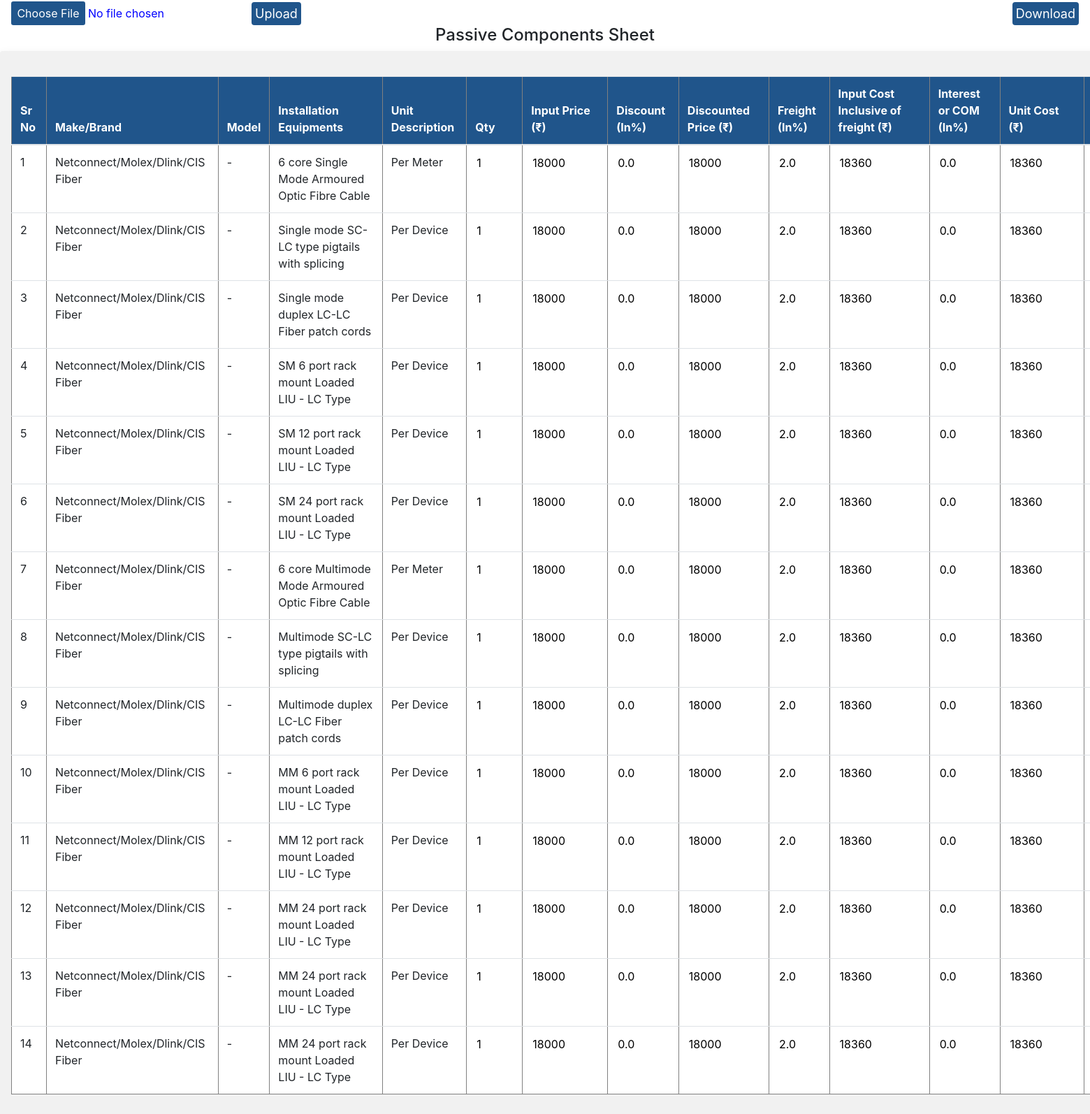
The app's page /admins/hardwarepassive/ with its own data.
### Admin1/models.py (models this page shows)
class HardWarePassive(models.Model):
    sr_no=models.AutoField(primary_key=True)
    MakeBrand=models.CharField(max_length=500)
    Model=models.CharField(max_length=500)
    InstallationEquipments=models.CharField(max_length=500)
    UnitDescription=models.CharField(max_length=500)
    Qty=models.IntegerField()
    InputPrice =models.IntegerField()
    Discount=models.IntegerField()
    DiscountedPrice=models.IntegerField()
    Freight=models.IntegerField()
    InputCostInclusiveoffreight=models.IntegerField()
    InterestCOM=models.IntegerField()
    UnitCost=models.IntegerField()
    InwardTax=models.IntegerField()
    UnitCostInclusiveofRisk=models.IntegerField()
    ContigencyPercentage=models.IntegerField()
    UnitCostInclusiveofContigency=models.IntegerField()
    Margin=models.IntegerField()
    Unit_Price=models.IntegerField()
    WarrantyCharges=models.IntegerField()
    UnitPrice=models.IntegerField()
    InsuranceCharges =models.IntegerField()
    ListPricewithoutRoundup =models.IntegerField()
    ListPricewithRoundedup =models.IntegerField()

class InputConfiguration(models.Model):
    sr_no=models.AutoField(primary_key=True)
    desc=models.CharField(max_length=500)
    ft_hardware=models.FloatField()
    active=models.FloatField()
    passive=models.FloatField()
    ddcsensor=models.FloatField()
    thirdparty=models.FloatField()
    cabpiptray=models.FloatField()
    ft_hardware1=models.FloatField()
    active1=models.FloatField()
    passive1=models.FloatField()
    ddcsensor1=models.FloatField()
    thirdparty1=models.FloatField()
    cabpiptray1=models.FloatField()
    ftmandayeffort=models.FloatField()
    othersmicffort=models.FloatField()
    ft2=models.FloatField()
    ft3=models.FloatField()
    ft4=models.FloatField()

### Admin1/views.py (the view)
# urls.py: path('hardwarepassive/',views.hardwarepassive,name='hardwarepassive'),
def hardwarepassive(request):
	entries=HardWarePassive.objects.all()
	context=fetchdata()
	context['entries']=entries
	return render(request,'Admin1/hardwarepassive.html',context)

### Admin1/views.py (called while the page is built)
def fetchdata():
	context={}
	InputConfigurations=InputConfiguration.objects.all()
	for i in range(len(InputConfigurations)):
		context[f"InputConfigurations{i+1}"]=InputConfigurations[i]
	return context

### templates/Admin1/hardwarepassive.html (shortened to what this page needs)
<!DOCTYPE html>
<html lang="en">
<head>
    <link rel="stylesheet" href="https://cdn.jsdelivr.net/npm/bootstrap@4.1.3/dist/css/bootstrap.min.css"
>
</head>
<div>
<div style="display:flex;align-items:flex-end" >
            <form  action="/admins/hardwarepassiveimport/" style="display:flex;align-items:flex-end" class="mx-3"  method="post" enctype="multipart/form-data">{% csrf_token %}
                <div style="display:inline-block"><input type="file" style="color: blue;" accept=".xls" required name="bookfile" id=""></div>
                <button type="submit" class="btn">Upload</button>
        </form>
        <a style="margin-left:auto ;" class="btnss" href="{% url 'export_hardwarepassive' %}">
            <button class="btn mx-3"> Download</button>
        </a>
    </div>
    <h4 style="text-align: center;">Passive Components Sheet</h4>
    <div style="width:3000px;background-color: rgb(241, 241, 241);" class="shadow p-3 mb-5 rounded">
        <form class="my-1">
            <table class="table">
                <table class="table" border='1'>
                <thead>
                    <tr style="background-color:#20558B;color:white">
                        <th>Sr No</th>
                        <th>Make/Brand</th>
                        <th>Model</th>
                        <th>Installation Equipments</th>
                        <th>Unit Description</th>
                        <th>Qty</th>
                        <th>Input Price (₹)</th>
                        <th>Discount (In%)</th>
                        <th>Discounted Price (₹)</th>
                        <th>Freight (In%)</th>
                        <th>Input Cost Inclusive of freight (₹)</th>
                        <th>Interest or COM (In%)</th>
                        <th>Unit Cost (₹)</th>
                        <th>Inward Tax (In%)</th>
                    </tr>
                </thead>
                <tbody>
                    {% for entry in entries %}
                    <tr style="background-color:white">
                        <td>{{entry.sr_no}}</td>
                        <td>{{entry.MakeBrand}}</td>
                        <td>{{entry.Model}}</td>
                        <td>{{entry.InstallationEquipments}}</td>
                        <td>{{entry.UnitDescription}}</td>
                        <th><input onchange="abcd(event)" class="{{entry.sr_no}}" id="{{entry.sr_no}}Qty" style="width: 55px;border:none" value="{{entry.Qty}}"
                                    type="number"></th>
                        <th><input onchange="efgh(event)" class="{{entry.sr_no}}" id="{{entry.sr_no}}InputPrice" style="width: 95px;border:none"  value="{{entry.InputPrice}}"
                                    type="number"></th>
                        <th><input  id="{{entry.sr_no}}Discount" style="width: 55px;border:none" readonly="true" value="{{InputConfigurations1.passive}}"
                                    type="number"></th>
                        <th><input  id="{{entry.sr_no}}DiscountedPrice" style="width: 95px;border:none" readonly="true" value="{{entry.DiscountedPrice}}"
                                    type="number"></th>
                        <th><input  id="{{entry.sr_no}}Freight" style="width: 55px;border:none" readonly="true" value="{{InputConfigurations2.passive}}"
                                    type="number"></th>
                        <th><input  id="{{entry.sr_no}}InputCostInclusiveoffreight" style="width: 95px;border:none" readonly="true" value="{{entry.InputCostInclusiveoffreight}}"
                                    type="number"></th>
                        <th><input  id="{{entry.sr_no}}InterestCOM" style="width: 55px;border:none" readonly="true" value="{{InputConfigurations3.passive}}"
                                    type="number"></th>
                        <th><input  id="{{entry.sr_no}}UnitCost" style="width: 95px;border:none" readonly="true" value="{{entry.UnitCost}}"
                                    type="number"></th>
                        <th><input  id="{{entry.sr_no}}InwardTax" style="width: 55px;border:none" readonly="true" value="{{InputConfigurations4.passive}}"
                                    type="number"></th>
                    </tr>
                    {% endfor %}
                </tbody>
            </table>
        </form>
    </div>
</body>
</html>

### templates/Admin1/hardwarepassive.html (style rules this page uses)
.btn { background-color: #20558B; border: none; color: white; padding: 3px 5px; cursor: pointer; font-size: 18px; }

### records on screen
HardWarePassive: sr_no "1", MakeBrand "Netconnect/Molex/Dlink/CIS Fiber", Model "-", InstallationEquipments "6 core Single Mode Armoured Optic Fibre Cable", UnitDescription "Per Meter", InputPrice "18000", DiscountedPrice "18000", InputCostInclusiveoffreight "18360", UnitCost "18360"
InputConfiguration: passive "0.0"
InputConfiguration: passive "2.0"
InputConfiguration: passive "0.0"
HardWarePassive: sr_no "2", MakeBrand "Netconnect/Molex/Dlink/CIS Fiber", Model "-", InstallationEquipments "Single mode SC-LC type pigtails with splicing", UnitDescription "Per Device", Qty "1", InputPrice "18000", DiscountedPrice "18000", InputCostInclusiveoffreight "18360", UnitCost "18360"
HardWarePassive: sr_no "3", MakeBrand "Netconnect/Molex/Dlink/CIS Fiber", Model "-", InstallationEquipments "Single mode duplex LC-LC Fiber patch cords", UnitDescription "Per Device", Qty "1", InputPrice "18000", DiscountedPrice "18000", InputCostInclusiveoffreight "18360", UnitCost "18360"
HardWarePassive: sr_no "4", MakeBrand "Netconnect/Molex/Dlink/CIS Fiber", Model "-", InstallationEquipments "SM 6 port rack mount Loaded LIU - LC Type", UnitDescription "Per Device", Qty "1", InputPrice "18000", DiscountedPrice "18000", InputCostInclusiveoffreight "18360", UnitCost "18360"
HardWarePassive: sr_no "5", MakeBrand "Netconnect/Molex/Dlink/CIS Fiber", Model "-", InstallationEquipments "SM 12 port rack mount Loaded LIU - LC Type", UnitDescription "Per Device", Qty "1", InputPrice "18000", DiscountedPrice "18000", InputCostInclusiveoffreight "18360", UnitCost "18360"
HardWarePassive: sr_no "6", MakeBrand "Netconnect/Molex/Dlink/CIS Fiber", Model "-", InstallationEquipments "SM 24 port rack mount Loaded LIU - LC Type", UnitDescription "Per Device", Qty "1", InputPrice "18000", DiscountedPrice "18000", InputCostInclusiveoffreight "18360", UnitCost "18360"
HardWarePassive: sr_no "7", MakeBrand "Netconnect/Molex/Dlink/CIS Fiber", Model "-", InstallationEquipments "6 core Multimode Mode Armoured Optic Fibre Cable", UnitDescription "Per Meter", Qty "1", InputPrice "18000", DiscountedPrice "18000", InputCostInclusiveoffreight "18360", UnitCost "18360"
HardWarePassive: sr_no "8", MakeBrand "Netconnect/Molex/Dlink/CIS Fiber", Model "-", InstallationEquipments "Multimode SC-LC type pigtails with splicing", UnitDescription "Per Device", Qty "1", InputPrice "18000", DiscountedPrice "18000", InputCostInclusiveoffreight "18360", UnitCost "18360"
HardWarePassive: sr_no "9", MakeBrand "Netconnect/Molex/Dlink/CIS Fiber", Model "-", InstallationEquipments "Multimode duplex LC-LC Fiber patch cords", UnitDescription "Per Device", Qty "1", InputPrice "18000", DiscountedPrice "18000", InputCostInclusiveoffreight "18360", UnitCost "18360"
HardWarePassive: sr_no "10", MakeBrand "Netconnect/Molex/Dlink/CIS Fiber", Model "-", InstallationEquipments "MM 6 port rack mount Loaded LIU - LC Type", UnitDescription "Per Device", Qty "1", InputPrice "18000", DiscountedPrice "18000", InputCostInclusiveoffreight "18360", UnitCost "18360"
HardWarePassive: sr_no "11", MakeBrand "Netconnect/Molex/Dlink/CIS Fiber", Model "-", InstallationEquipments "MM 12 port rack mount Loaded LIU - LC Type", UnitDescription "Per Device", Qty "1", InputPrice "18000", DiscountedPrice "18000", InputCostInclusiveoffreight "18360", UnitCost "18360"
HardWarePassive: sr_no "12", MakeBrand "Netconnect/Molex/Dlink/CIS Fiber", Model "-", InstallationEquipments "MM 24 port rack mount Loaded LIU - LC Type", UnitDescription "Per Device", Qty "1", InputPrice "18000", DiscountedPrice "18000", InputCostInclusiveoffreight "18360", UnitCost "18360"
HardWarePassive: sr_no "13", MakeBrand "Netconnect/Molex/Dlink/CIS Fiber", Model "-", InstallationEquipments "MM 24 port rack mount Loaded LIU - LC Type", UnitDescription "Per Device", Qty "1", InputPrice "18000", DiscountedPrice "18000", InputCostInclusiveoffreight "18360", UnitCost "18360"
HardWarePassive: sr_no "14", MakeBrand "Netconnect/Molex/Dlink/CIS Fiber", Model "-", InstallationEquipments "MM 24 port rack mount Loaded LIU - LC Type", UnitDescription "Per Device", Qty "1", InputPrice "18000", DiscountedPrice "18000", InputCostInclusiveoffreight "18360", UnitCost "18360"
